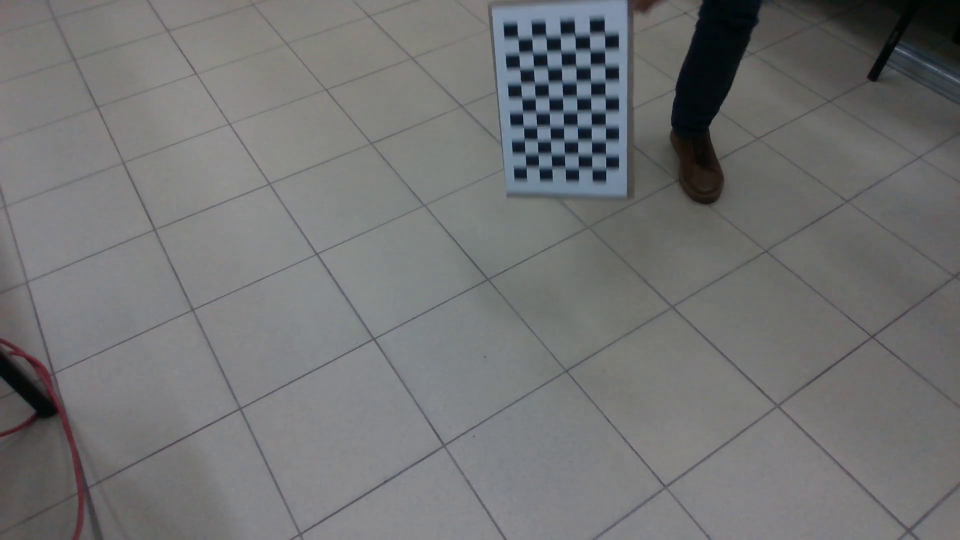
#> input picture images_calib/calib_01_frame_000312.png, 1920 x 1080 px (shown at 1/2 size); its folder holds 4 pictures in this run
$ python compute_pnp_reference.py --format shell
#> lines starting #> are read from the running program, lines starting #| are printed output that depends on the picture
from __future__ import annotations

import argparse
import glob
import os
import sys
from pathlib import Path

import cv2
import numpy as np


def _build_object_points(rows: int, cols: int, square_size: float) -> np.ndarray:
    objp = np.zeros((rows * cols, 3), np.float32)
    objp[:, :2] = np.mgrid[0:cols, 0:rows].T.reshape(-1, 2)
    objp *= float(square_size)
    return objp


def _find_best_chessboard_image(calib_dir: Path, rows: int, cols: int) -> tuple[Path, np.ndarray, int, int]:
#> called with rows = 7, cols = 10
    images: list[Path] = []
    for pattern in ("*.png", "*.jpg", "*.jpeg", "*.bmp"):
        images.extend(Path(p) for p in glob.glob(str(calib_dir / pattern)))
#> pass 2 of the loop in _find_best_chessboard_image, `for pattern in ("*.png", "*.jpg", "*.jpeg", "*.bmp"):`:
#> pass 3 of the loop in _find_best_chessboard_image, `for pattern in ("*.png", "*.jpg", "*.jpeg", "*.bmp"):`:
#> the loop made 4 passes; the first 3 are shown
    if not images:
        raise FileNotFoundError(f"Brak obrazow kalibracyjnych w katalogu: {calib_dir}")

    criteria = (cv2.TERM_CRITERIA_EPS + cv2.TERM_CRITERIA_MAX_ITER, 30, 0.001)
    best_score = -1.0
    best_match: tuple[Path, np.ndarray, int, int] | None = None

    def register_match(image_path: Path, candidate_cols: int, candidate_rows: int) -> None:
#> called with candidate_cols = 10, candidate_rows = 7
        nonlocal best_score, best_match
        image = cv2.imread(str(image_path))
#> image is the input picture: shape (1080, 1920, 3); mean B, G, R 114.8, 114.1, 113.4
        if image is None:
            return
        gray = cv2.cvtColor(image, cv2.COLOR_BGR2GRAY)
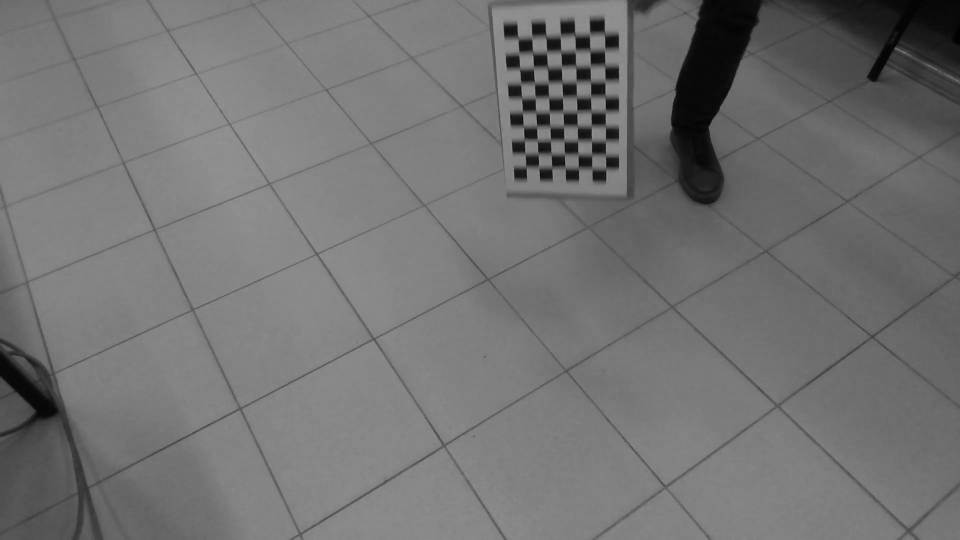
#> gray: shape (1080, 1920) (shown at 1/2 size); min 0, max 159, mean 113.9
        ok, corners = cv2.findChessboardCorners(gray, (candidate_cols, candidate_rows), None)
#> ok = True; corners = 70 rows, first 8: [1052.5, 334], [1051, 308.2], [1049, 280.5], [1047.4, 255.9], [1045, 225], [1044, 197], [1042, 166.5], [1040, 138]
        if not ok:
            return
        corners2 = cv2.cornerSubPix(gray, corners, (11, 11), (-1, -1), criteria)
#> corners2 = 70 rows, first 8: [1052.3, 333.6], [1050.7, 307.6], [1049, 279.3], [1047.4, 252.7], [1045.3, 224.7], [1043.9, 196.3], [1042, 167.3], [1039.5, 137.4]
        # Preferujemy ujęcie z największym polem projekcji planszy.
        x, y, w, h = cv2.boundingRect(corners2.reshape(-1, 1, 2).astype(np.float32))
#> x = 1036; y = 67; w = 176; h = 271
        score = float(w * h)
#> score = 47696
        if score > best_score:
            best_score = score
#> best_score = 47696
            best_match = (image_path, corners2, candidate_rows, candidate_cols)

    for image_path in sorted(images):
        register_match(image_path=image_path, candidate_cols=cols, candidate_rows=rows)
#> pass 2 of the loop in _find_best_chessboard_image, `for image_path in sorted(images):`:
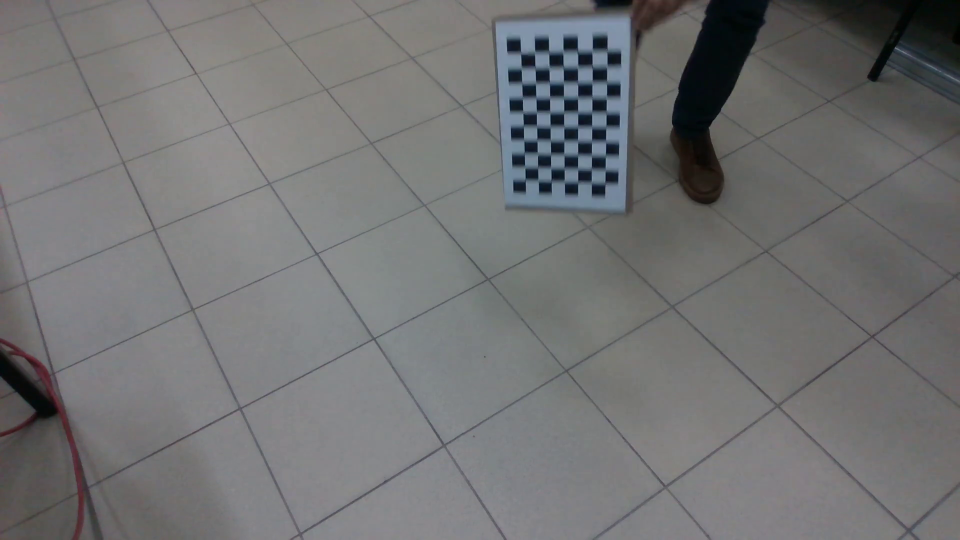
#> input picture images_calib/calib_02_frame_000315.png, 1920 x 1080 px (shown at 1/2 size)
#> in register_match, image is the input picture: shape (1080, 1920, 3); mean B, G, R 114.6, 113.9, 113.4
#> in register_match (call 2), `gray = cv2.cvtColor(image, cv2.COLOR_BGR2GRAY)`:
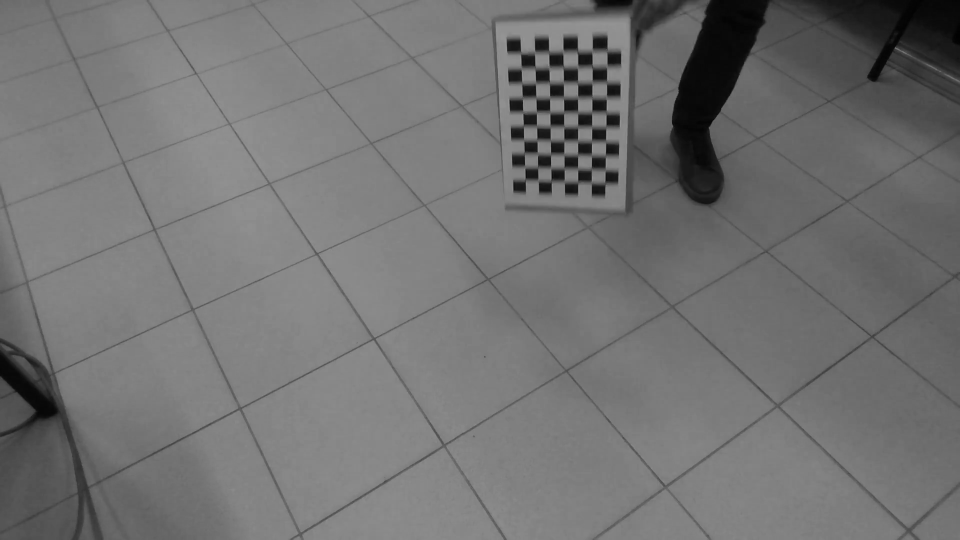
#> gray: shape (1080, 1920) (shown at 1/2 size); min 0, max 160, mean 113.8
#> corners = 70 rows, first 8: [1051, 360.5], [1048.5, 334.5], [1049, 307], [1049, 280.5], [1047, 252], [1046, 224.5], [1045, 196.5], [1045.5, 166.5]
#> corners2 = 70 rows, first 8: [1050.8, 360.2], [1050.1, 334.1], [1048.9, 306.5], [1048.1, 280], [1047.2, 251.7], [1046.1, 224.5], [1045.2, 196.1], [1044.2, 166.8]
#> x = 1041; y = 101; w = 174; h = 266
#> score = 46284
#> pass 3 of the loop in _find_best_chessboard_image, `for image_path in sorted(images):`:
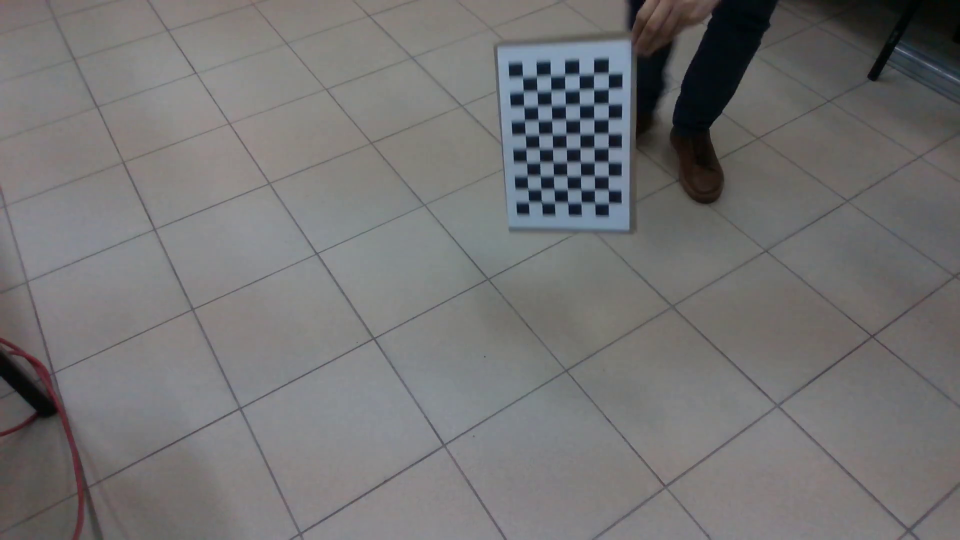
#> input picture images_calib/calib_02_frame_000317.png, 1920 x 1080 px (shown at 1/2 size)
#> in register_match, image is the input picture: shape (1080, 1920, 3); mean B, G, R 114.6, 114.2, 114.8
#> in register_match (call 3), `gray = cv2.cvtColor(image, cv2.COLOR_BGR2GRAY)`:
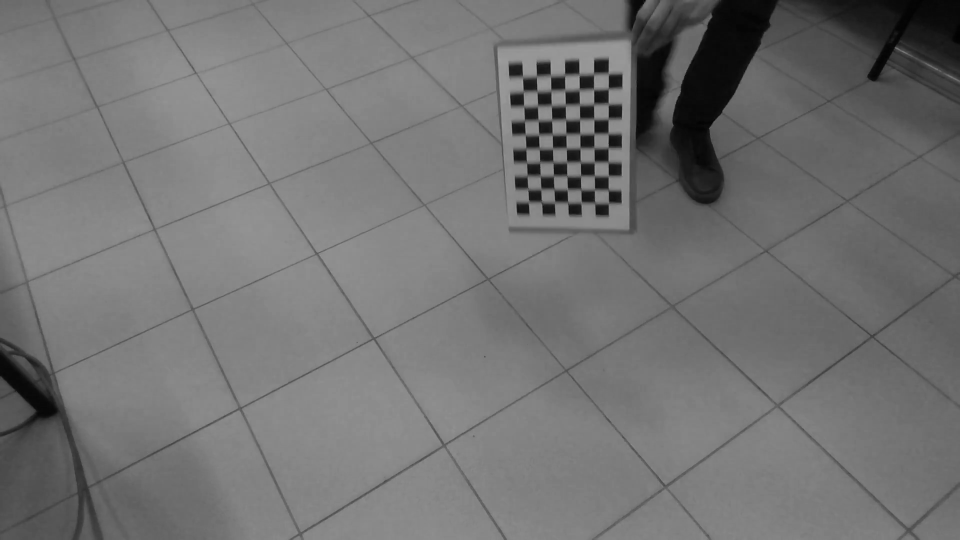
#> gray: shape (1080, 1920) (shown at 1/2 size); min 0, max 167, mean 114.4
#> corners = 70 rows, first 8: [1058.5, 404.5], [1056, 379.5], [1055.5, 352], [1053, 326.5], [1052, 297.5], [1050, 271], [1050, 242], [1047.7, 215.4]
#> corners2 = 70 rows, first 8: [1057.6, 403.9], [1056.2, 378.3], [1054.7, 351.6], [1053.6, 325.5], [1052.3, 297.1], [1050.8, 269.5], [1049.4, 241.4], [1048, 212.8]
#> x = 1045; y = 147; w = 173; h = 260
#> score = 44980
#> the loop made 4 passes; the first 3 are shown

    if best_match is None:
        for image_path in sorted(images)[:5]:
            for candidate_cols in range(4, 13):
                for candidate_rows in range(4, 13):
                    register_match(image_path=image_path, candidate_cols=candidate_cols, candidate_rows=candidate_rows)

    if best_match is None:
        raise RuntimeError(
            f"Nie znaleziono wzorca szachownicy w katalogu: {calib_dir}. "
            f"Sprawdzono domyslne {cols}x{rows} oraz automatyczne wykrywanie."
        )
    return best_match


def _format_points(points: np.ndarray, dims: int) -> str:
    chunks: list[str] = []
    for point in points:
        values = [f"{float(value):.6f}".rstrip("0").rstrip(".") for value in point[:dims]]
        chunks.append(",".join(values))
    return ";".join(chunks)


def _build_output(fmt: str, object_points: str, image_points: str, source_image: str) -> str:
    if fmt == "shell":
        return "\n".join(
            [
                f'export LUCA_PNP_OBJECT_POINTS="{object_points}"',
                f'export LUCA_PNP_IMAGE_POINTS="{image_points}"',
                f'export LUCA_PNP_SOURCE_IMAGE="{source_image}"',
            ]
        )
    if fmt == "cmd":
        return "\n".join(
            [
                f'set "LUCA_PNP_OBJECT_POINTS={object_points}"',
                f'set "LUCA_PNP_IMAGE_POINTS={image_points}"',
                f'set "LUCA_PNP_SOURCE_IMAGE={source_image}"',
            ]
        )
    raise ValueError(f"Nieobslugiwany format wyjscia: {fmt}")


def main() -> int:
    parser = argparse.ArgumentParser(
        description="Wylicza referencje PnP z obrazow szachownicy i wypisuje je jako zmienne srodowiskowe."
    )
    parser.add_argument("--calib-dir", default="images_calib", help="Katalog z obrazami szachownicy.")
    parser.add_argument("--rows", type=int, default=7, help="Liczba wewnetrznych naroznikow w wierszu.")
    parser.add_argument("--cols", type=int, default=10, help="Liczba wewnetrznych naroznikow w kolumnie.")
    parser.add_argument("--square-size", type=float, default=1.0, help="Rozmiar pola szachownicy.")
    parser.add_argument("--format", choices=["shell", "cmd"], required=True, help="Format wyjscia dla skryptow.")
    args = parser.parse_args()

    calib_dir = Path(args.calib_dir)
    source_image, image_points, detected_rows, detected_cols = _find_best_chessboard_image(
        calib_dir=calib_dir,
        rows=args.rows,
        cols=args.cols,
    )
#> image_points = 70 rows, first 8: [1052.3, 333.6], [1050.7, 307.6], [1049, 279.3], [1047.4, 252.7], [1045.3, 224.7], [1043.9, 196.3], [1042, 167.3], [1039.5, 137.4]; detected_rows = 7; detected_cols = 10
    object_points = _build_object_points(rows=detected_rows, cols=detected_cols, square_size=args.square_size)
#> object_points = 70 rows, first 8: [0, 0, 0], [1, 0, 0], [2, 0, 0], [3, 0, 0], [4, 0, 0], [5, 0, 0], [6, 0, 0], [7, 0, 0]

    object_points_text = _format_points(object_points, dims=3)
#> the loop in _format_points, `for point in points:` made 70 passes
#> values on passes 1 to 12: ['0', '0', '0'], ['1', '0', '0'], ['2', '0', '0'], ['3', '0', '0'], ['4', '0', '0'], ['5', '0', '0'], ['6', '0', '0'], ['7', '0', '0'], ['8', '0', '0'], ['9', '0', '0'], ['0', '1', '0'], ['1', '1', '0']
#> after the loop in _format_points, `for point in points:`: chunks = 70 items, first 6: '0,0,0', '1,0,0', '2,0,0', '3,0,0', '4,0,0', '5,0,0'
    image_points_text = _format_points(image_points.reshape(-1, 2), dims=2)
#> the loop in _format_points (call 2), `for point in points:` made 70 passes
#> (point, values) on passes 1 to 12: ([1052.3, 333.6], ['1052.314697', '333.610535']), ([1050.7, 307.6], ['1050.666382', '307.615692']), ([1049, 279.3], ['1048.954224', '279.257812']), ([1047.4, 252.7], ['1047.361938', '252.706467']), ([1045.3, 224.7], ['1045.322754', '224.700531']), ([1043.9, 196.3], ['1043.862183', '196.292236']), ([1042, 167.3], ['1042.027466', '167.299637']), ([1039.5, 137.4], ['1039.542236', '137.416916']), ([1038.2, 106.6], ['1038.246216', '106.566948']), ([1036.7, 76.98], ['1036.687622', '76.975403']), ([1077.6, 335], ['1077.59082', '335.013733']), ([1076.4, 307.7], ['1076.381104', '307.742188'])
    print(
        (
            f"[INFO] Wyliczono referencje PnP z obrazu: "
#> (the run stopped early here; a loop or call above may not have finished)
